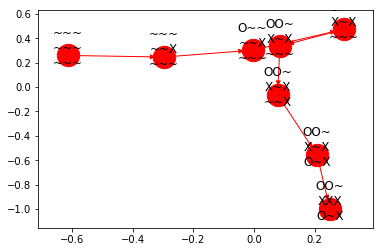

Generate this figure with Python:
import networkx as nx
import matplotlib.pyplot as plt
from networkx.drawing.nx_agraph import graphviz_layout

def visualize(G):
    pos = graphviz_layout(G)
    values=[G.node[i]['attr_dict']['state'] for i in G]
    nx.draw_networkx_nodes(G, pos, cmap=plt.get_cmap('jet'),node_values=values,node_color='r', node_size = 500)
    nx.draw_networkx_labels(G, pos,node_size=1500)
    nx.draw_networkx_edges(G, pos, edge_color='r', arrows=True)
    plt.show()
